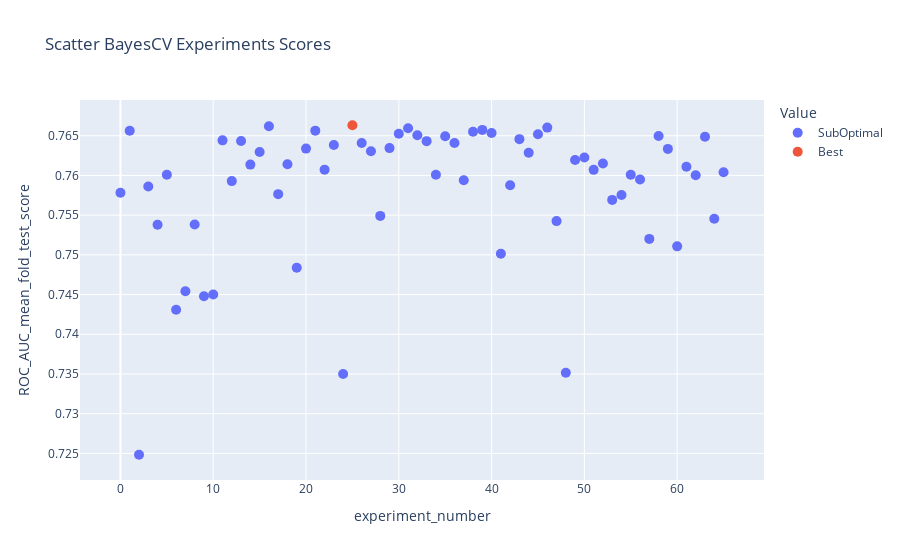

The notebook cell saved with this chart:
### Code cell
import plotly.express as px

fig = px.scatter(df_plotly, y="ROC_AUC_mean_fold_test_score",color="Value", x="experiment_number",hover_data=ploty_hover,title="Scatter BayesCV Experiments Scores")
# px.scatter()
fig.update_traces(marker_size=10)
fig.show()
fig.write_html(f"../ift6758/models/{experiment}-yearvalidation.html",include_plotlyjs = 'cdn',include_mathjax ='cdn',)

### Figure 1 — Plotly figure (JSON) as saved in the notebook; plotly's stock layout.template omitted (floating-point values rounded to 4 significant figures; data arrays with more than 128 entries replaced by an {"elided": "..."} marker saying what was removed)
{"data": [{"customdata": {"elided": "65x6 float values"}, "hovertemplate": "Value=SubOptimal<br>experiment_number=%{x}<br>ROC_AUC_mean_fold_test_score=%{y}<br>gamma=%{customdata[0]}<br>learning_rate=%{customdata[1]}<br>max_depth=%{customdata[2]}<br>n_estimators=%{customdata[3]}<br>reg_alpha=%{customdata[4]}<br>reg_lambda=%{customdata[5]}<extra></extra>", "legendgroup": "SubOptimal", "marker": {"color": "#636efa", "size": 10, "symbol": "circle"}, "mode": "markers", "name": "SubOptimal", "orientation": "v", "showlegend": true, "type": "scatter", "x": [0, 1, 2, 3, 4, 5, 6, 7, 8, 9, 10, 11, 12, 13, 14, 15, 16, 17, 18, 19, 20, 21, 22, 23, 24, 26, 27, 28, 29, 30, 31, 32, 33, 34, 35, 36, 37, 38, 39, 40, 41, 42, 43, 44, 45, 46, 47, 48, 49, 50, 51, 52, 53, 54, 55, 56, 57, 58, 59, 60, 61, 62, 63, 64, 65], "xaxis": "x", "y": [0.7578, 0.7656, 0.7248, 0.7586, 0.7538, 0.7601, 0.7431, 0.7454, 0.7538, 0.7448, 0.745, 0.7644, 0.7593, 0.7643, 0.7614, 0.7629, 0.7662, 0.7576, 0.7614, 0.7484, 0.7634, 0.7656, 0.7607, 0.7638, 0.735, 0.7641, 0.763, 0.7549, 0.7634, 0.7653, 0.766, 0.7651, 0.7643, 0.7601, 0.7649, 0.7641, 0.7594, 0.7655, 0.7657, 0.7653, 0.7501, 0.7588, 0.7646, 0.7629, 0.7652, 0.766, 0.7542, 0.7352, 0.7619, 0.7622, 0.7607, 0.7615, 0.7569, 0.7575, 0.7601, 0.7595, 0.752, 0.765, 0.7633, 0.7511, 0.7611, 0.76, 0.7649, 0.7546, 0.7604], "yaxis": "y"}, {"customdata": [[3.2, 0.1, 6, 80, 3.2, 0.1]], "hovertemplate": "Value=Best<br>experiment_number=%{x}<br>ROC_AUC_mean_fold_test_score=%{y}<br>gamma=%{customdata[0]}<br>learning_rate=%{customdata[1]}<br>max_depth=%{customdata[2]}<br>n_estimators=%{customdata[3]}<br>reg_alpha=%{customdata[4]}<br>reg_lambda=%{customdata[5]}<extra></extra>", "legendgroup": "Best", "marker": {"color": "#EF553B", "size": 10, "symbol": "circle"}, "mode": "markers", "name": "Best", "orientation": "v", "showlegend": true, "type": "scatter", "x": [25], "xaxis": "x", "y": [0.7663], "yaxis": "y"}], "layout": {"legend": {"title": {"text": "Value"}, "tracegroupgap": 0}, "title": {"text": "Scatter BayesCV Experiments Scores"}, "xaxis": {"anchor": "y", "domain": [0, 1], "title": {"text": "experiment_number"}}, "yaxis": {"anchor": "x", "domain": [0, 1], "title": {"text": "ROC_AUC_mean_fold_test_score"}}}}
